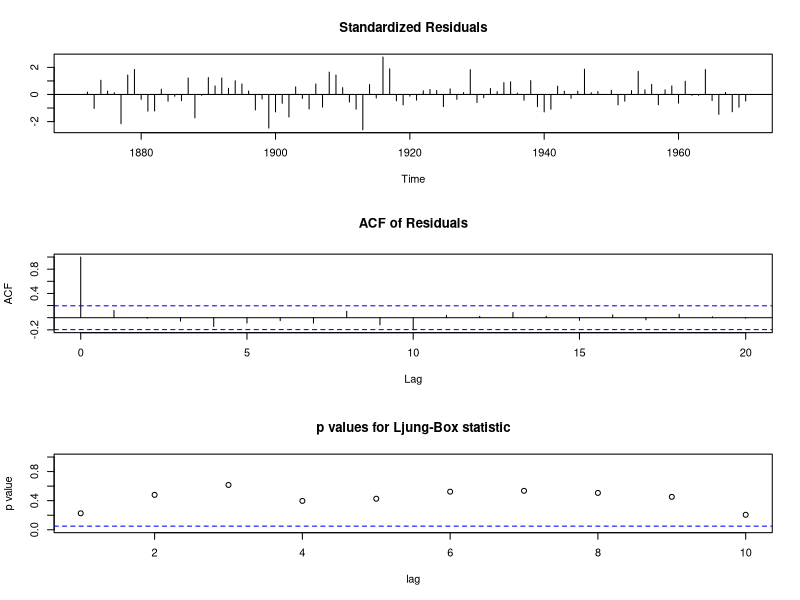

Write R code to recreate this figure. (Note: this script raises an error after producing the figure.)
## ---- chunk 1
y <- datasets::Nile

struct <- StructTS(y, type="trend")
if (struct$code != 0) stop("optimizer did not converge")

print(struct$coef)

cat("Transitional variance:", struct$coef["level"], "\n",
    "Slope variance:", struct$coef["slope"], "\n",
    "Observational variance:", struct$coef["epsilon"], "\n",
    "Initial level of mu:", struct$model0$a[1], "\n",
    "Initial level of nu:", struct$model0$a[2], "\n" )
## ---- chunk 2
y <- datasets::Nile

struct <- StructTS(y, type="trend")
if (struct$code != 0) stop("optimizer did not converge")

tsdiag(struct)
## ---- chunk 3
y <- datasets::Nile

struct <- StructTS(y, type="trend")
if (struct$code != 0) stop("optimizer did not converge")

smoothed <- tsSmooth(struct)
str(smoothed)
## ---- chunk 4
both = cbind(y=Nile, smoothed=smoothed[,1])
plot(both, plot.type="single",
     col=c("black", ALT_COLOR), lty=c("solid", ALT_STYLE),
     main="Smoothing a Local Linear Trend Model",
     ylab="Annual Flow" )
legend("topright", c("original", "smoothed"),
       col=c("black", ALT_COLOR), lty=c("solid", ALT_STYLE) )
## ---- chunk 5
y <- datasets::Nile

struct <- StructTS(y, type="trend")
if (struct$code != 0) stop("optimizer did not converge")

filt <- KalmanRun(y, struct$model)
str(filt)
## ---- chunk 6
## ALT_COLOR = "red"
## ALT_STYLE = "dashed"

both = cbind(y=y, filtered=filt$states[,1])
plot(both, plot.type="single",
     col=c("black", ALT_COLOR), lty=c("solid", ALT_STYLE),
     main="Filtering a Local Linear Trend Model",
     ylab="Annual Flow" )
legend("topright", c("original", "filtered"),
       col=c("black", ALT_COLOR), lty=c("solid", ALT_STYLE) )
